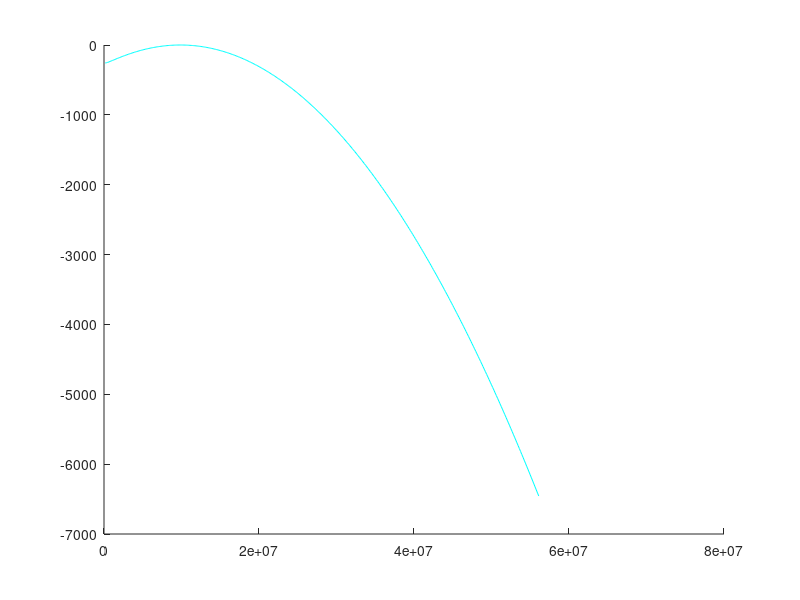

This figure's MATLAB source: (Note: this script raises an error after producing the figure.)
% Program to create array beam plot

clear all
clf
j=sqrt(-1);

vel=1540;                                   % Speed of sound - all units MKS
num_elems=64;                               % Number of elements
pitch=0.30e-3;                              % Array element pitch
fc=10e6;                                     % Center frequency
z_foc=50e-3;                                % Range direction focal distance
theta_steer=45*pi/180;                      % Steer angle


fs=fc/64;                                   % Define a sampling frequency (not critical)           
f=[fs:fs:8*fc];                             % Define an adequate frequency range
w=2*pi*f;                                   % Angular frequency radians
ns=length(f);                               % Number of samples

tdel=1.0e-6;                                % Use a fixed time offset so that base wavefor is 0 for t<0 (not critical)

bw=30;                                      % Fractional bandwidth as percent
sig=bw*fc/100;                              % Width of Gausian
gauss_pulse=exp(-pi*((f-fc)/sig).^2);       % Generate Gaussian pulse (frequency domain)
gauss_pulse=gauss_pulse.*exp(-j*w*tdel);    % Apply timed delay so 0 for t<0
gauss_pulse_db = (20*log10(abs(gauss_pulse)./max((gauss_pulse))));

% Attenuate the signal
k_gauss_pulse = (gauss_pulse) ./ (.38/10^6.*(f));
k_gauss_pulse_db = (20*log10(abs(k_gauss_pulse)./max((k_gauss_pulse))));
k_gauss_pulse_db_normalizedOrig = (20*log10(abs(k_gauss_pulse)./max((gauss_pulse))));

% Find the -6 dB range of the attenuated signal.
mask = k_gauss_pulse_db > (-6);
mask = mask*1;
k_gauss_pulse_6db_slice = k_gauss_pulse_db .*mask;

p80_width = 0.8*sum(mask);
[maxVal k_arrayIndex] = max(k_gauss_pulse);
newIndex80 = (k_arrayIndex - floor(0.5*p80_width)):1:(k_arrayIndex + floor(0.5*p80_width));

p20_width = 0.2*sum(mask);
[maxVal k_arrayIndex] = max(k_gauss_pulse);
newIndex20 = (k_arrayIndex - floor(0.5*p20_width)):1:(k_arrayIndex + floor(0.5*p20_width));

% Plot the spectrums of the attenuated signal
figure(1)
hold on
plot(f, k_gauss_pulse_db, 'c')
plot(f(newIndex80), k_gauss_pulse_db(newIndex80) , 'r')
plot(f(newIndex20), k_gauss_pulse_db(newIndex20) , 'g')
axis([8e6 12e6 -10 0])
title('Amplitude Spectrum of Pulses')
xlabel('Frequency')
ylabel('Amplitude')
legend('Original Attenuated Signal', '80% Width', '20% Width');

% Find the -6 dB range of the original signal.
mask = gauss_pulse_db > (-6);
mask = mask*1;
gauss_pulse_6db_slice = gauss_pulse_db .*mask;

p80_width = 0.8*sum(mask);
[maxVal arrayIndex] = max(gauss_pulse);
newIndex80 = (arrayIndex - floor(0.5*p80_width)):1:(arrayIndex + floor(0.5*p80_width));

p20_width = 0.2*sum(mask);
[maxVal arrayIndex] = max(gauss_pulse);
newIndex20 = (arrayIndex - floor(0.5*p20_width)):1:(arrayIndex + floor(0.5*p20_width));

% Plot the spectrums of the un-attenuated signal
figure(2)
hold on
plot(f, gauss_pulse_db, 'c')
plot(f(newIndex80), gauss_pulse_db(newIndex80) , 'r')
plot(f(newIndex20), gauss_pulse_db(newIndex20) , 'g')
axis([8e6 12e6 -10 0])
title('Amplitude Spectrum of Pulses')
xlabel('Frequency')
ylabel('Amplitude')
legend('Original Signal', '80% Width', '20% Width');

figure(3)
hold on
plot(f, gauss_pulse_db, 'r')
plot(f, k_gauss_pulse_db_normalizedOrig, 'b')
axis([0e6 40e6 -40 0])
title('Amplitude Spectrum of Pulses')
xlabel('Frequency')
ylabel('Amplitude')
legend('Original Spectrum','Attenuated Spectrum')
title('Difference in Signals');
peakFreqDifference = f(arrayIndex) - f(k_arrayIndex) 














